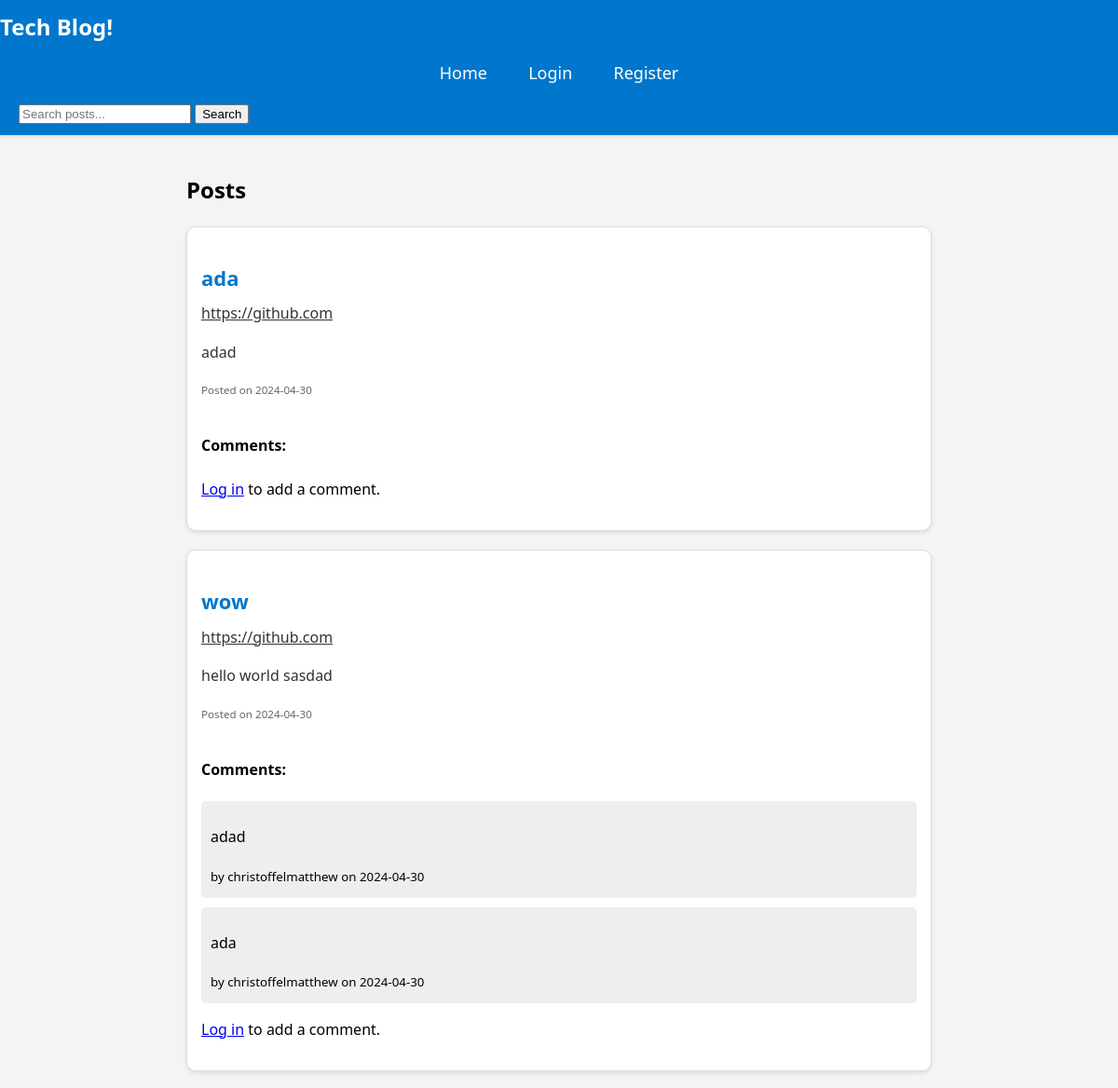
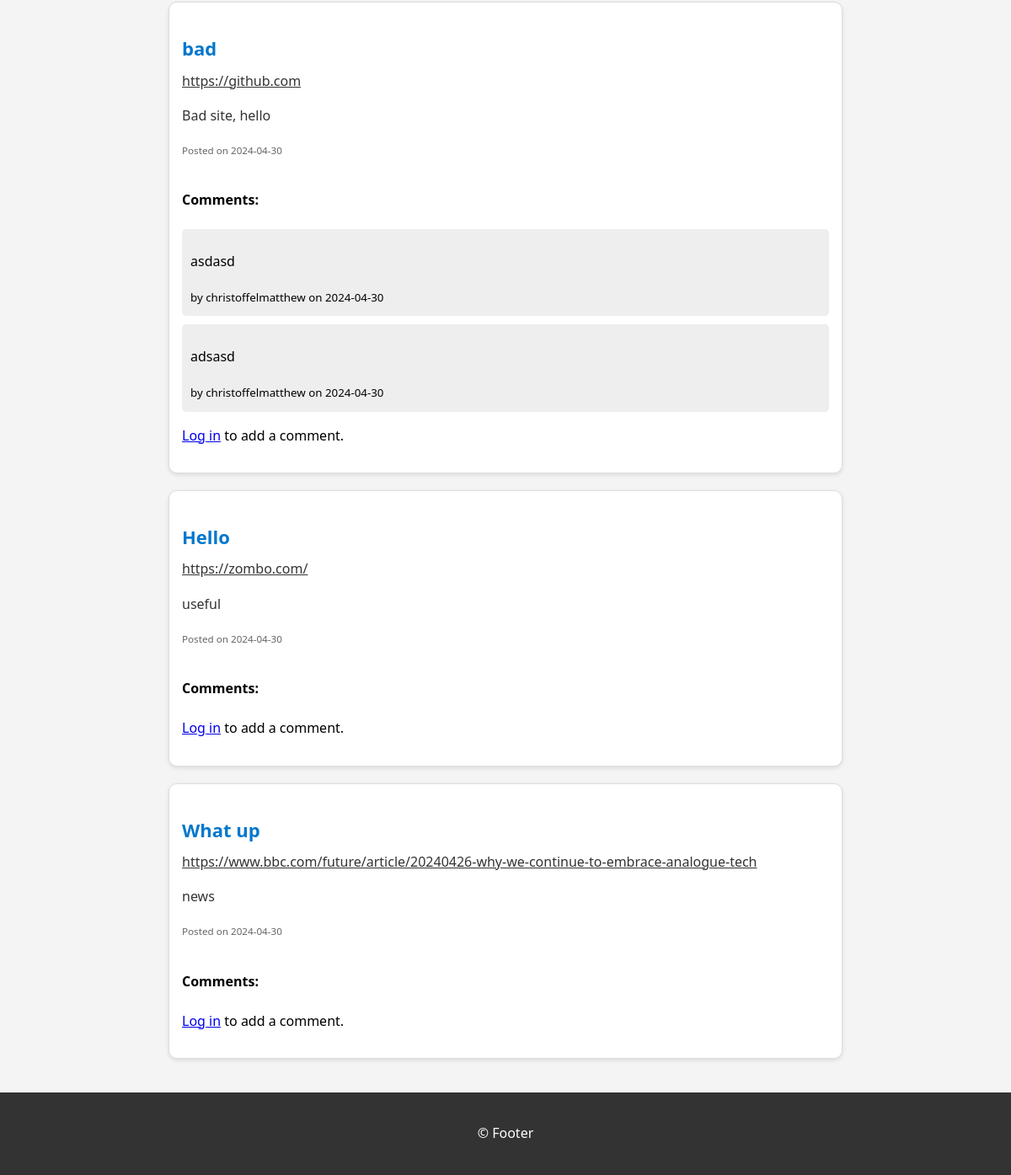
Before: / with the older database file (2 pictures, top to bottom).
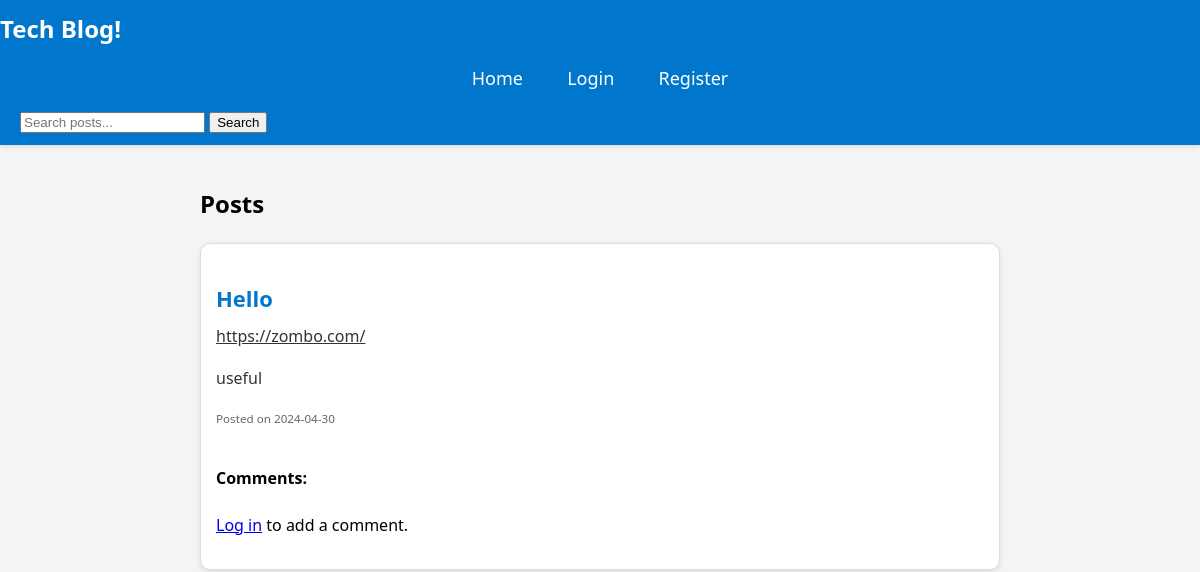
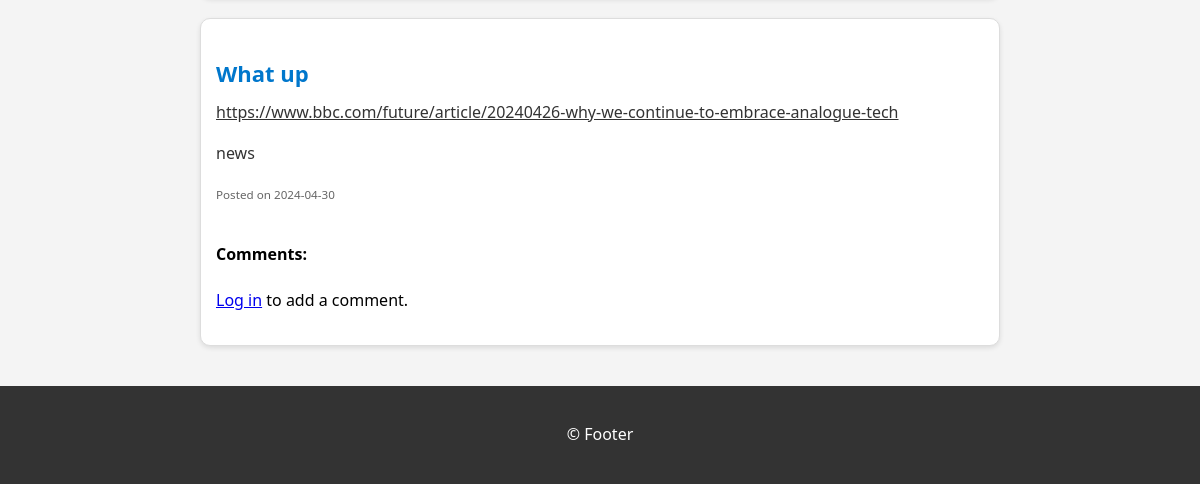
After: the same page with the newer database file (2 pictures, top to bottom).
### db.py (models this page shows, shortened)
class Post(Base):
    __tablename__ = 'post'
    id = Column(Integer, primary_key=True)
    title = Column(String(100), nullable=False)
    content = Column(String(250), nullable=False)
    url = Column(String(100), nullable=False)
    date_posted = Column(DateTime, nullable=False, default=datetime.utcnow)
    likes = Column(Integer, default=0, nullable=False)
    dislikes = Column(Integer, default=0, nullable=False)
    liked_by = relationship('User', secondary=user_like_association, back_populates='likes', lazy='joined')
    disliked_by = relationship('User', secondary=user_dislike_association, back_populates='dislikes', lazy='joined')
    comments = relationship('Comment', order_by='Comment.id', cascade="all, delete-orphan", lazy='joined')

class Comment(Base):
    __tablename__ = 'comment'
    id = Column(Integer, primary_key=True)
    content = Column(String(250), nullable=False)
    date_posted = Column(DateTime, default=datetime.now)
    user_id = Column(String, ForeignKey('user.id'))
    post_id = Column(Integer, ForeignKey('post.id'))
    user = relationship('User', back_populates='comments', lazy='joined')
    post = relationship('Post', back_populates='comments', lazy='joined')

class User(Base):
    __tablename__ = 'user'
    id = Column(String(120), primary_key=True)
    username = Column(String(80), nullable=False)
    email = Column(String(60), nullable=True)
    aboutMe = Column(String(250), nullable=True)
    likes = relationship('Post', secondary=user_like_association, back_populates='liked_by', lazy='joined')
    dislikes = relationship('Post', secondary=user_dislike_association, back_populates='disliked_by', lazy='joined')
    isAdmin = Column(Boolean, default=False)
    comments = relationship('Comment', back_populates='user', lazy='joined')

### app.py (the view)
@app.route('/')
def home():
    user_info = session.get("user")
    if user_info:
        user_id = user_info.get("sub")
        username = user_info.get("nickname")
    else:
        user_id = 0
        username = 'guest'
    db_session = Session()
    posts = db_session.query(Post).outerjoin(Comment).order_by(Post.date_posted.desc()).all()
    db_session.close()
    return render_template('home.html', posts=posts, user_id=user_id, username=username)

### templates/home.html (shortened to what this page needs)
<!DOCTYPE html>
<html lang="en">
<head>
</head>
<body>
    <header>
        <h1>Tech Blog!</h1>
        <nav>
            <ul>
                {% if not session.get('user') %}
                    <li><a href="/">Home</a></li>
                    <li><a href="login">Login</a></li>
                    <li><a href="register">Register</a></li>
                {% else %}
                    <li><a href="profile">Profile</a></li>
                    <li><a href="create_post">Create Post</a></li>
                    <li><a href="logout">Logout</a></li>
                {% endif %}
            </ul>
            <form action="{{ url_for('search_results') }}" method="GET" style="display: inline-block; margin-left: 20px;">
                <input type="text" name="query" placeholder="Search posts..." required>
                <button type="submit">Search</button>
            </form>
        </nav>
    </header>
    <main>
        <section>
            <h2>Posts</h2>
            {% for post in posts %}
            <div class="post-container">
                <h3 class="post-title">{{ post.title }}</h3>
                <a href="{{ post.url }}" class="post-content" target="_blank">{{ post.url }}</a>
                <pre class="post-content">{{ post.content }}</pre>
                <div class="post-meta">
                    <small>Posted on {{ post.date_posted.strftime('%Y-%m-%d') }}</small>
                </div>
                <div class="comments">
                    <h4>Comments:</h4>
                    {% for comment in post.comments %}
                    <div class="comment">
                        <p>{{ comment.content }}</p>
                        <small>by {{ comment.user.username }} on {{ comment.date_posted.strftime('%Y-%m-%d') }}</small>
                    </div>
                    {% endfor %}
                    {% if 'user' in session %}
                    <form action="{{ url_for('post_comment', post_id=post.id) }}" method="POST">
                        <textarea name="comment" rows="2" required></textarea>
                        <button type="submit">Add Comment</button>
                    </form>
                    {% else %}
                    <p><a href="{{ url_for('login') }}">Log in</a> to add a comment.</p>
                    {% endif %}
                </div>
            </div>
            {% endfor %}
        </section>
    </main>
    <footer>
        <p>&copy; Footer</p>
    </footer>
</body>
</html>

### templates/home.html (style rules this page uses)
body { font-family: 'Segoe UI', Tahoma, Geneva, Verdana, sans-serif; background-color: #f4f4f4; margin: 0; padding: 0; line-height: 1.6; }
header { background-color: #0077cc; color: white; padding: 10px 0; box-shadow: 0 2px 4px rgba(0, 0, 0, 0.1); }
header h1 { margin: 0; font-size: 24px; }
nav ul { list-style-type: none; padding: 0; text-align: center; }
nav ul li { display: inline; margin: 0 20px; }
nav ul li a { color: white; text-decoration: none; font-size: 18px; transition: color 0.3s; }
main { padding: 20px; margin: 0 auto; max-width: 800px; }
.post-container { padding: 15px; border: 1px solid #ddd; border-radius: 10px; background-color: white; box-shadow: 0 2px 5px rgba(0, 0, 0, 0.1); transition: all 0.3s ease; margin-bottom: 20px; }
.post-title { font-size: 22px; margin-bottom: 8px; color: #0077cc; }
.post-meta { font-size: 14px; color: #666; margin-bottom: 15px; }
.post-content { font-size: 16px; line-height: 1.5; color: #333; font: inherit; }
.comments { margin-top: 20px; }
footer { text-align: center; padding: 20px 0; background-color: #333; color: white; clear: both; }

Changed rows visible on the page:
removed Post: title "ada", url "https://github.com", content "adad", date_posted "2024-04-30"
removed Post: title "wow", url "https://github.com", content "hello world sasdad", date_posted "2024-04-30"
removed Comment: content "adad", user.username "christoffelmatthew", date_posted "2024-04-30", shown under "wow"
removed Comment: content "ada", user.username "christoffelmatthew", date_posted "2024-04-30", shown under "wow"
removed Post: title "bad", url "https://github.com", content "Bad site, hello", date_posted "2024-04-30"
removed Comment: content "asdasd", user.username "christoffelmatthew", date_posted "2024-04-30", shown under "bad"
removed Comment: content "adsasd", user.username "christoffelmatthew", date_posted "2024-04-30", shown under "bad"
